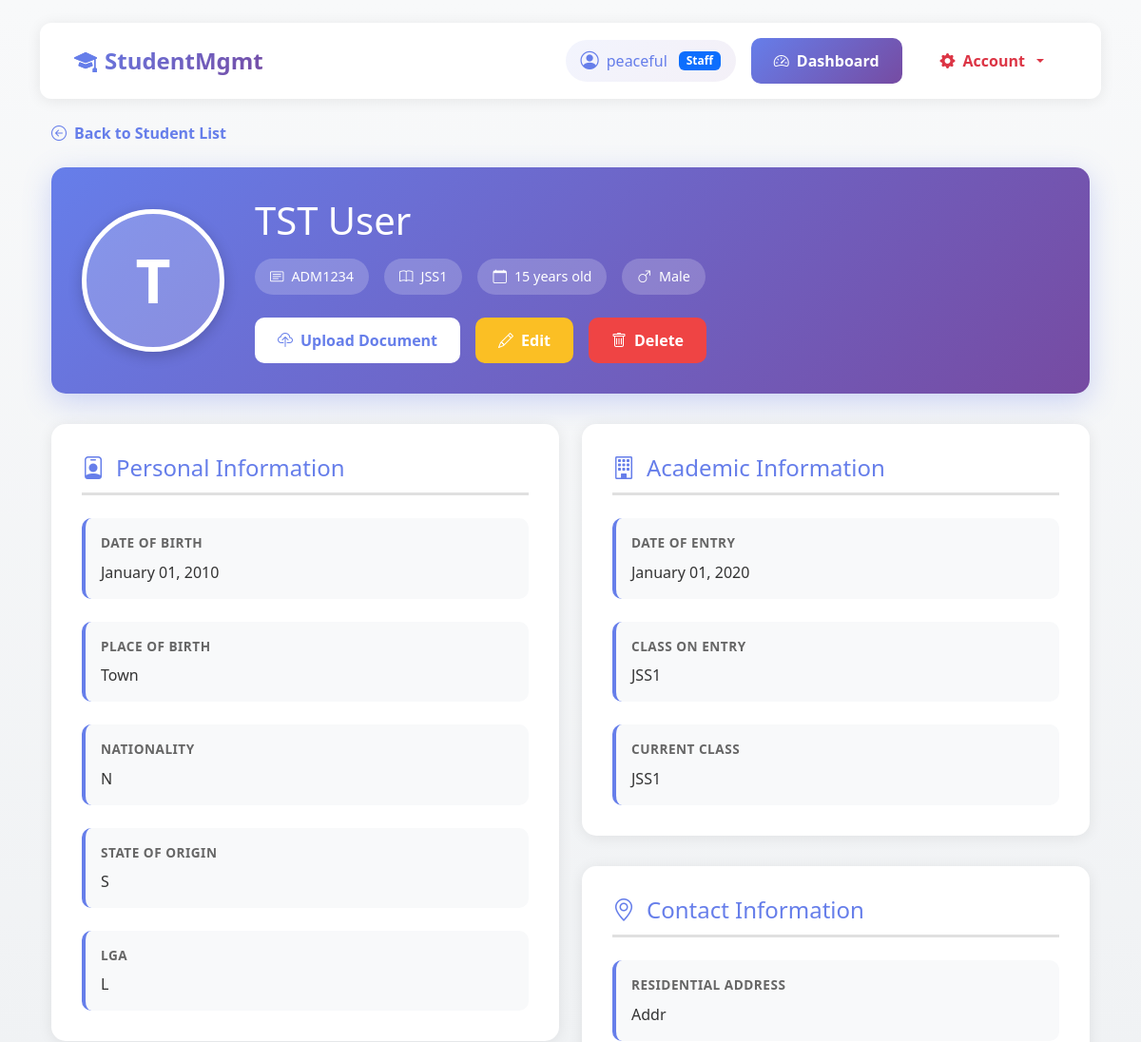
Before: /student/3/ (signed in, upper part) with the older database file.
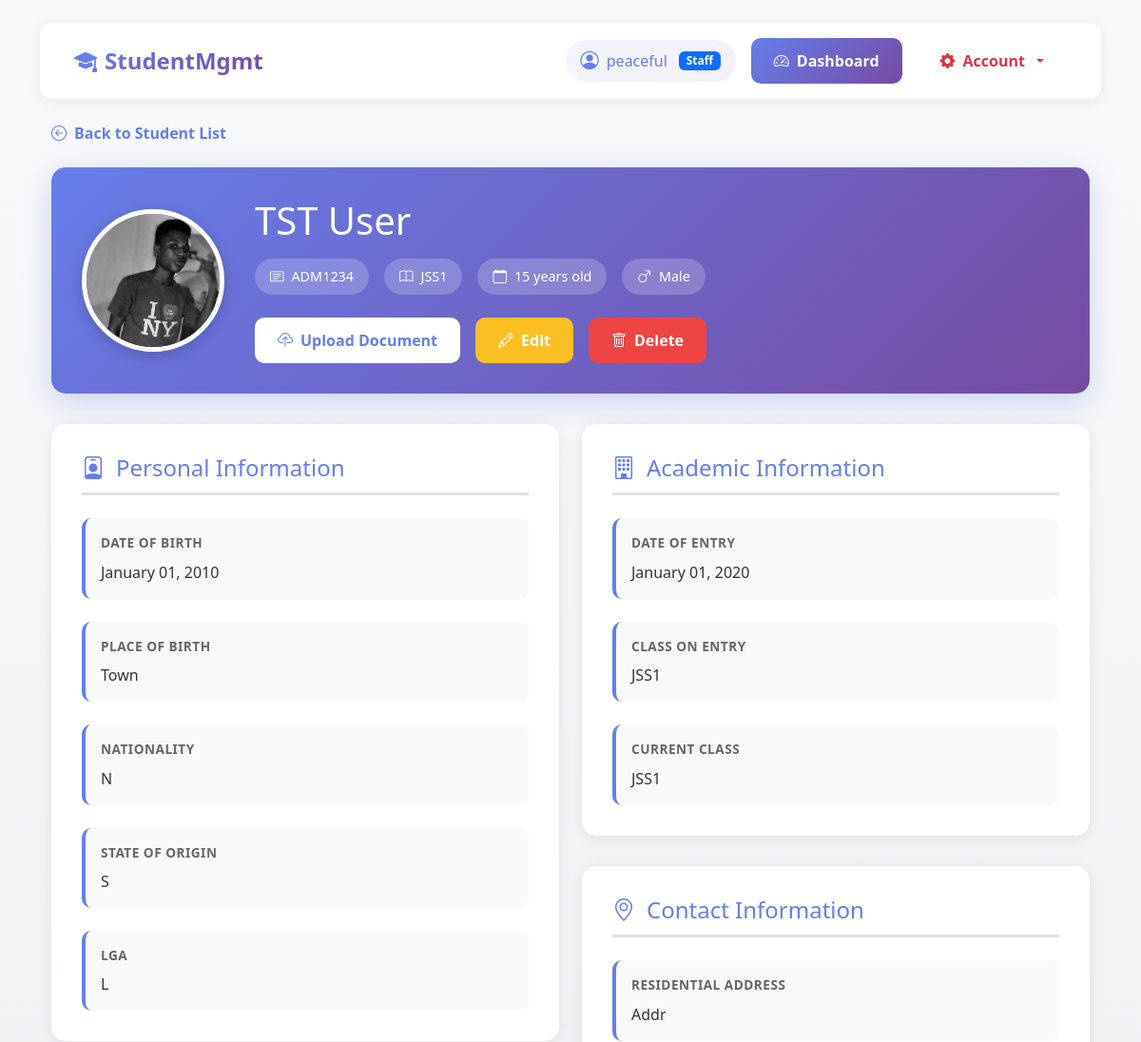
After: the same page with the newer database file.
### records/models.py (models this page shows, shortened)
class Student(models.Model):
    surname = models.CharField(max_length=100)
    other_name = models.CharField(max_length=100, blank=True, null=True)
    residential_address = models.TextField()
    permanent_home_address = models.TextField(blank=True, null=True)
    nationality = models.CharField(max_length=50)
    state_of_origin = models.CharField(max_length=50)
    lga = models.CharField(max_length=50)
    date_of_birth = models.DateField()
    place_of_birth = models.CharField(max_length=100)
    religion = models.CharField(max_length=50, blank=True, null=True)
    denomination = models.CharField(max_length=50, blank=True, null=True)
    sex = models.CharField(
        max_length=10, choices=[("Male", "Male"), ("Female", "Female")]
    )
    admission_no = models.CharField(max_length=50, unique=True)
    nin_no = models.CharField(max_length=50, blank=True, null=True)
    class_on_entry = models.CharField(max_length=50)
    date_of_entry = models.DateField()
    class_at_present = models.CharField(max_length=50)
    student_image = models.ImageField(upload_to="students/images/", blank=True, null=True)
    father_name = models.CharField(max_length=100)
    father_address = models.TextField(blank=True, null=True)
    father_occupation = models.CharField(max_length=100, blank=True, null=True)
    father_educational_level = models.CharField(max_length=100, blank=True, null=True)
    father_mobile = models.CharField(max_length=20, blank=True, null=True)
    mother_name = models.CharField(max_length=100)
    mother_address = models.TextField(blank=True, null=True)
    mother_occupation = models.CharField(max_length=100, blank=True, null=True)
    mother_educational_level = models.CharField(max_length=100, blank=True, null=True)
    mother_mobile = models.CharField(max_length=20, blank=True, null=True)
    guardian_name = models.CharField(max_length=100, blank=True, null=True)
    guardian_address = models.TextField(blank=True, null=True)
    guardian_occupation = models.CharField(max_length=100, blank=True, null=True)
    guardian_mobile = models.CharField(max_length=20, blank=True, null=True)
    prev_schools = models.TextField(blank=True, null=True)
    visually_impaired = models.BooleanField(default=False)
    deaf = models.BooleanField(default=False)
    physically_disabled = models.BooleanField(default=False)
    mentally_impaired = models.BooleanField(default=False)
    others = models.TextField(blank=True, null=True)
    created_at = models.DateTimeField(default=timezone.now, editable=False)
    updated_at = models.DateTimeField(default=timezone.now)
    class Meta:
        indexes = [
            models.Index(fields=['admission_no']),
            models.Index(fields=['surname', 'other_name']),
            models.Index(fields=['class_at_present']),
        ]
    @property
    def age(self):
        today = date.today()
        return today.year - self.date_of_birth.year - (
            (today.month, today.day) < (self.date_of_birth.month, self.date_of_birth.day)
        )
    @property
    def full_name(self):
        return f"{self.surname} {self.other_name or ''}".strip()

### records/views.py (the view)
# urls.py: path("student/<int:pk>/", views.student_detail, name="student_detail"),
@login_required
@user_passes_test(_is_staff)
def student_detail(request, pk):
    try:
        student = get_object_or_404(
            Student.objects.prefetch_related("documents"), pk=pk
        )
        documents = student.documents.all().order_by("document_type", "-uploaded_at")
        grouped_documents = {}
        for doc in documents:
            doc_type = doc.get_document_type_display()
            if doc_type not in grouped_documents:
                grouped_documents[doc_type] = []
            grouped_documents[doc_type].append(doc)
        context = {
            "student": student,
            "documents": documents,
            "grouped_documents": grouped_documents,
            "document_count": documents.count(),
        }
        return render(request, "records/student_detail.html", context)
    except Exception as e:
        logger.error(f"Error viewing student {pk}: {str(e)}")
        messages.error(request, "An error occurred while loading student details.")
        return redirect("records:student_list")

### records/views.py (called while the page is built)
def _is_staff(user):
    return user.is_authenticated and user.is_staff

### records/templates/records/student_detail.html (shortened to what the changed rows need)
{% extends "records/base.html" %}
{% load static %}
{% block content %}
<div class="container-fluid">
    <div class="profile-header">
        <div class="profile-header-content">
            <div class="profile-image-container">
                {% if student.student_image %}
                <img src="{{ student.student_image.url }}" alt="{{ student.full_name }}" class="profile-image">
                {% else %}
                <div class="profile-placeholder">
                    {{ student.surname.0|upper }}
                </div>
                {% endif %}
            </div>
            <div class="profile-info flex-grow-1">
                <h1>{{ student.full_name }}</h1>
                <div class="profile-badges">
                    <div class="badge-custom">
                        <i class="bi bi-card-text"></i>
                        {{ student.admission_no }}
                    </div>
                    <div class="badge-custom">
                        <i class="bi bi-book"></i>
                        {{ student.class_at_present }}
                    </div>
                    <div class="badge-custom">
                        <i class="bi bi-calendar"></i>
                        {{ student.age }} years old
                    </div>
                    <div class="badge-custom">
                        <i class="bi bi-gender-{{ student.sex|lower }}"></i>
                        {{ student.sex }}
                    </div>
                </div>
                <div class="action-buttons">
                    <a href="{% url 'records:upload_document' student.id %}" class="btn-custom btn-upload">
                    </a>
                    <a href="{% url 'records:student_update' student.pk %}" class="btn-custom btn-edit">
                    </a>
                    <a href="{% url 'records:student_delete' student.pk %}" class="btn-custom btn-delete"
                        onclick="return confirm('Are you sure you want to delete this student? This action cannot be undone.')">
                    </a>
                </div>
            </div>
        </div>
    </div>
    <div class="row">
        <div class="col-lg-6 mb-4">
            <div class="info-section">
                <div class="info-grid">
                    <div class="info-item">
                        <div class="info-label">Date of Birth</div>
                        <div class="info-value">{{ student.date_of_birth|date:"F d, Y" }}</div>
                    </div>
                    <div class="info-item">
                        <div class="info-label">Place of Birth</div>
                        <div class="info-value">{{ student.place_of_birth }}</div>
                    </div>
                    <div class="info-item">
                        <div class="info-label">Nationality</div>
                        <div class="info-value">{{ student.nationality }}</div>
                    </div>
                    <div class="info-item">
                        <div class="info-label">State of Origin</div>
                        <div class="info-value">{{ student.state_of_origin }}</div>
                    </div>
                    <div class="info-item">
                        <div class="info-label">LGA</div>
                        <div class="info-value">{{ student.lga }}</div>
                    </div>
                </div>
            </div>
        </div>
        <div class="col-lg-6 mb-4">
            <div class="info-section">
                <div class="info-grid">
                    <div class="info-item">
                        <div class="info-label">Date of Entry</div>
                        <div class="info-value">{{ student.date_of_entry|date:"F d, Y" }}</div>
                    </div>
                    <div class="info-item">
                        <div class="info-label">Class on Entry</div>
                        <div class="info-value">{{ student.class_on_entry }}</div>
                    </div>
                    <div class="info-item">
                        <div class="info-label">Current Class</div>
                        <div class="info-value">{{ student.class_at_present }}</div>
                    </div>
                </div>
            </div>
            <div class="info-section mt-4">
                <div class="info-grid">
                    <div class="info-item" style="grid-column: 1 / -1;">
                        <div class="info-label">Residential Address</div>
                        <div class="info-value">{{ student.residential_address }}</div>
                    </div>
                </div>
            </div>
        </div>
    </div>
</div>
{% endblock %}

Changed rows visible on the page:
changed Student "TST User": student_image: picture added; surname.0 "T" → (not shown)
